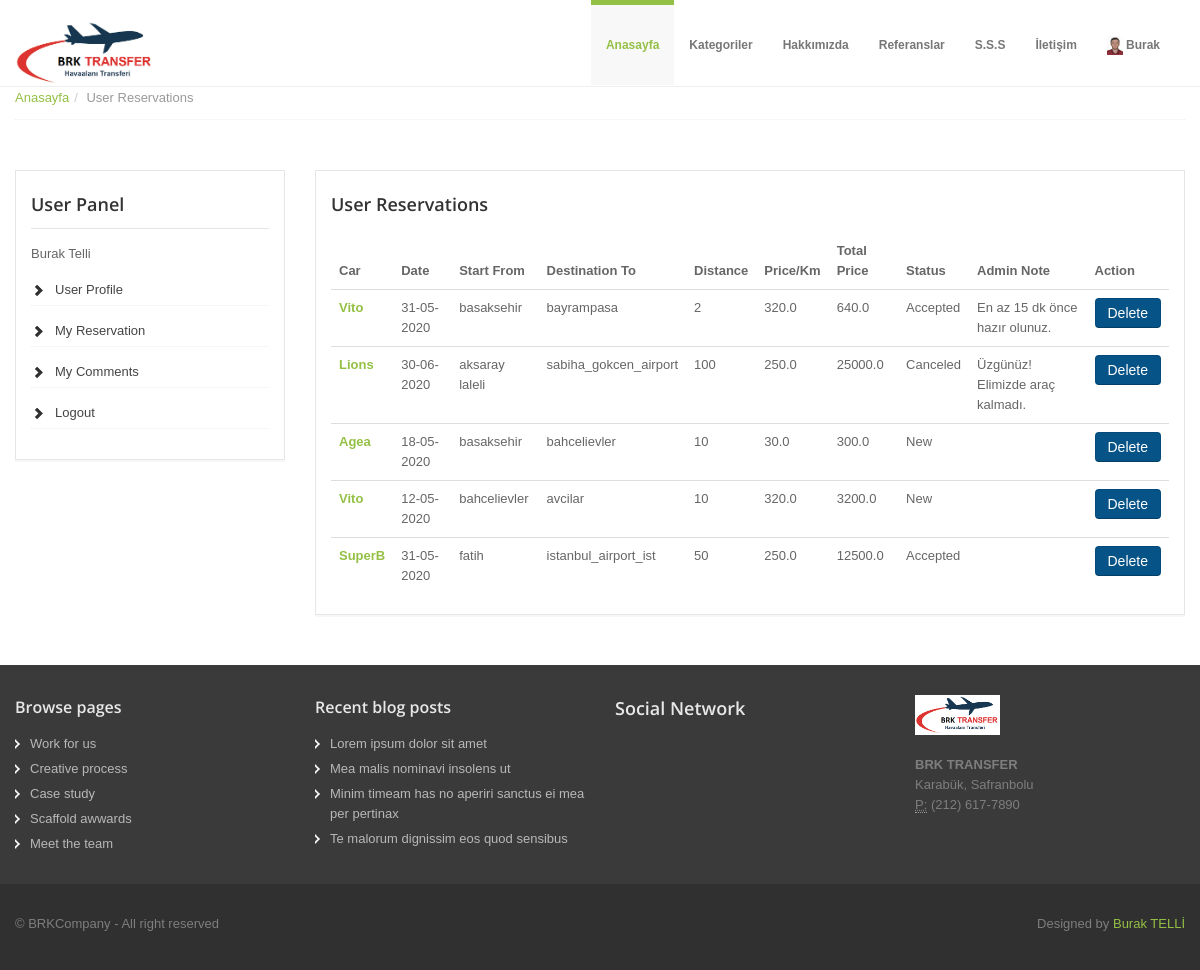
The app's page /user/reservations/ (signed in) with its own data.
### home/models.py (models this page shows, shortened)
class UserProfile(models.Model):
    user = models.OneToOneField(User, on_delete=models.CASCADE)
    phone = models.CharField(blank=True, max_length=20)
    address = models.CharField(blank=True, max_length=150)
    city = models.CharField(blank=True, max_length=20)
    country = models.CharField(blank=True, max_length=20)
    image = models.ImageField(blank=True, upload_to='images/users/')
    def user_name(self):
        return '[' +self.user.username + '] ' +self.user.first_name+self.user.last_name
    def image_tag(self):
        return mark_safe('<img src="{}" height="50"/>'.format(self.image.url))
    image_tag.short_description = 'Image'

### car/models.py (models this page shows, shortened)
class Reservation(models.Model):
    STATUS = (
        ('New', 'New'),
        ('Accepted', 'Accepted'),
        ('Completed', 'Completed'),
        ('Canceled', 'Canceled'),
    )
    car = models.ForeignKey(Car, on_delete=models.CASCADE)
    user = models.ForeignKey(User, on_delete=models.CASCADE)
    name = models.CharField(max_length=50, blank=True)
    surname = models.CharField(max_length=50, blank=True)
    phone = models.CharField(blank=True, max_length=20)
    start_from = models.CharField(max_length=50, blank=True)
    destination_to = models.CharField(max_length=50, blank=True)
    distance = models.IntegerField(blank=True)
    time = models.CharField(blank=True, max_length=10)
    kisi_sayisi = models.IntegerField(blank=True, null=True)
    status = models.CharField(max_length=10, choices=STATUS, default='New')
    date = models.DateField(default=date.today().strftime('%Y-%m-%d'), blank=True)
    address = models.TextField(max_length=100, blank=True)
    adminnote = models.CharField(blank=True, max_length=100)
    create_at = models.DateTimeField(auto_now_add=True)
    update_at = models.DateTimeField(auto_now=True)
    @property
    def total(self):
        return (self.distance * self.car.price)

class Car(models.Model):
    STATUS = (
        ('True', 'Evet'),
        ('False', 'Hayır'),
    )
    category = models.ForeignKey(Category, on_delete=models.CASCADE)
    title = models.CharField(blank=True, max_length=150)
    keywords = models.CharField(blank=True, max_length=255)
    description = models.CharField(blank=True, max_length=255)
    marka = models.CharField(blank=True, max_length=255)
    model = models.CharField(blank=True, max_length=255)
    kisi_sayisi = models.IntegerField()
    image = models.ImageField(blank=True, upload_to='images/')
    price = models.FloatField()
    detail = RichTextUploadingField()
    slug = models.SlugField(null=False, unique=True)
    status = models.CharField(max_length=10, choices=STATUS)
    create_at = models.DateTimeField(auto_now_add=True)
    update_at = models.DateTimeField(auto_now = True)
    def image_tag(self):
        return mark_safe('<img src="{}" height="50"/>'.format(self.image.url))
    image_tag.short_description = 'Image'

### user/views.py (the view, shortened to what this page needs)
# urls.py: path('reservations/', views.reservations, name='reservations')
@login_required(login_url='/login')
def reservations(request):
    setting = Setting.objects.get(pk=1)
    category = Category.objects.all()
    current_user = request.user
    reservations = Reservation.objects.filter(user_id = current_user.id)
    if current_user.is_authenticated:
        profile = UserProfile.objects.get(user_id=current_user.id)
        context = {
            'category': category,
            'reservations': reservations,
            'profile': profile,
            'setting': setting,
        }
        return render(request, 'user_reservations.html', context)

### user/templates/user_reservations.html (shortened to what this page needs)
{% extends "homebase.html" %}
{% block body %}
<section id="breadcrumb">
    <div class="container">
        <div class="row">
            <div class="span12">
                <ul class="breadcrumb notop">
                    <li><a href="/">Anasayfa</a><span class="divider">/</span></li>
                    <li class="active">User Reservations</li>
                </ul>
            </div>
        </div>
    </div>
</section>
<section id="maincontent">
    <div class="container">
        <div class="row">
            <div class="span3">
                <aside>
                    {% include "user_panel.html" %}
                </aside>
            </div>
            <div class="span9">
                <aside>
                    <h4>User Reservations</h4>
                    <table class="table">
                        <thead>
                        <tr>
                            <th>Car</th>
                            <th>Date</th>
                            <th>Start From</th>
                            <th>Destination To</th>
                            <th>Distance</th>
                            <th>Price/Km</th>
                            <th>Total Price</th>
                            <th>Status</th>
                            <th>Admin Note</th>
                            <th>Action</th>
                        </tr>
                        </thead>
                        <tbody>
                        {% for rs in reservations %}
                        <tr>
                            <td>
                                <a href="/car/{{ rs.car_id }}/{{ rs.car.slug }}">
                                    <strong>{{ rs.car.title}}</strong>
                                </a>
                            </td>
                            <td>{{ rs.date | date:'d-m-Y' }}</td>
                            <td>{{ rs.start_from }}</td>
                            <td>{{ rs.destination_to }}</td>
                            <td>{{ rs.distance }}</td>
                            <td>{{ rs.car.price }}</td>
                            <td>{{ rs.total }}</td>
                            <td>{{ rs.status }}</td>
                            <td>{{ rs.adminnote }}</td>
                            <td><a class="btn btn-primary" href="/user/deletereservation/{{ rs.id }}" onclick="return confirm('Will be deleted ! Are you sure')">Delete</a></td>
                        {% endfor %}
                        </tbody>
                    </table>
                </aside>
            </div>
        </div>
    </div>
</section>
{% endblock %}

### home/templates/header.html (shortened to what this page needs)
{% load static %}
<header>
  <div class="navbar navbar-fixed-top">
    <div class="navbar-inner">
      <div class="container">
        <a class="brand logo" href="/"><img src="{% static 'assets/img/resim.png'%}" height="140" width="140" alt=""></a>
        <div class="navigation">
          <nav>
            <ul class="nav topnav">
              <li class="dropdown active">
                <a href="/">Anasayfa</a>
              </li>
              <li class="dropdown">
                <a href="#">Kategoriler</a>
                  {% load mptt_tags %}
              </li>
              <li class="dropdown">
                <a href="/hakkimizda">Hakkımızda</a>
              </li>
              <li class="dropdown">
                <a href="/referanslar">Referanslar</a>
              </li>
              <li class="dropdown">
                <a href="/sss">S.S.S</a>
              </li>
              <li class="dropdown">
                <a href="/iletisim">İletişim</a>
              </li>
              <li class="dropdown">
                {% if user.id is not None %}
                <a href="#"><img alt="image" src="{{ profile.image.url }}" style="height: 19px">
                  {{ user.first_name }}</a>
                {% else %}
                <a href="#">Login/Join</a>
                {% endif %}
              </li>
            </ul>
          </nav>
        </div>
      </div>
    </div>
  </div>
</header>

### user/templates/user_panel.html
<div class="widget">
    <h4>User Panel</h4>
    {{ user.first_name }}
    {{ user.last_name }}
    <ul class="cat">
        <li><a href="/user">User Profile</a></li>
        <li><a href="/user/reservations">My Reservation</a></li>
        <li><a href="/user/comments">My Comments</a></li>
        <li><a href="/logout">Logout</a></li>
    </ul>
</div>

### home/static/assets/css/docs.css (style rules this page uses)
section { padding-top: 30px; }
h2 + table, h3 + table, h4 + table, h2 + .row { margin-top: 5px; }

### home/static/assets/css/style.css (style rules this page uses)
.row { margin-bottom: 20px; }
header .navbar .brand.logo { padding: 0; margin-left: 0; margin-top: 20px; }
.navbar .nav { margin-top: 5px; }
.navbar .nav li.active { margin-top: -5px; }
.navbar .nav li.active a, .navbar .nav li.active a:hover { background: #f8f8f8; }
.navbar ul.topnav { float: right; }
.navbar .nav>li>a { float: none; font-size: 12px; padding: 30px 15px 30px; color: #777777; text-decoration: none; text-shadow: none; font-weight: bold; }
#maincontent { z-index: 1000; margin-top: 0px; }
aside { padding: 20px 15px 0 15px; margin: 0 0 30px 0; border: 1px solid #e6e6e6; -webkit-box-shadow: 0 2px 0 rgba(0, 0, 0, 0.03); -moz-box-shadow: 0 2px 0 rgba(0, 0, 0, 0.03); box-shadow: 0 2px 0 rgba(0, 0, 0, 0.03); -webkit-box-sizing: border-box; -moz-box-sizing: border-box; box-sizing: border-box; }
aside .widget { margin-bottom: 30px; }
aside .widget ul { list-style: none; margin-left: 0; }
aside .widget ul li { border-bottom: 1px dotted #efefef; margin: 15px 0 0 0; padding-bottom: 5px; }
aside .widget h4 { border-bottom: 1px solid #e5e5e5; padding-bottom: 10px; margin-bottom: 15px; }
aside .widget ul.cat { list-style: none; margin-left: 0; }
aside .widget ul.cat li { padding-left: 24px; background-image: url("../img/glyphicons-halflings.png"); background-repeat: no-repeat; background-position: -456px -69px; }
aside .widget ul.cat li a { color: #444; }
#breadcrumb .breadcrumb { margin: -30px 0 0 0; border-bottom: 1px dotted #eeeeee; padding-bottom: 10px; }
.breadcrumb>li { display: inline-block; *display: inline; line-height: 1.6em; *zoom: 1; }
.breadcrumb>li>.divider { padding: 0 5px; color: #ccc; }

### home/static/assets/color/default.css (style rules this page uses)
a { color: #94c045; }
.navbar .nav li.active { border-top:5px solid #94c045; }
.navbar .nav li.active a { color:#94c045; }

### records on screen
UserProfile: image (picture)
Reservation: car "Vito", date "31-05-2020", start_from "basaksehir", destination_to "bayrampasa", distance "2", car.price "320.0", total "640.0", status "Accepted", adminnote "En az 15 dk önce hazır olunuz."
Reservation: car "Lions", date "30-06-2020", start_from "aksaray laleli", destination_to "sabiha_gokcen_airport", distance "100", car.price "250.0", total "25000.0", status "Canceled", adminnote "Üzgünüz! Elimizde araç kalmadı."
Reservation: car "Agea", date "18-05-2020", start_from "basaksehir", destination_to "bahcelievler", distance "10", car.price "30.0", total "300.0", status "New"
Reservation: car "Vito", date "12-05-2020", start_from "bahcelievler", destination_to "avcilar", distance "10", car.price "320.0", total "3200.0", status "New"
Reservation: car "SuperB", date "31-05-2020", start_from "fatih", destination_to "istanbul_airport_ist", distance "50", car.price "250.0", total "12500.0", status "Accepted"

### other values on screen
{{ user.first_name }} "Burak"
{{ user.last_name }} "Telli"
